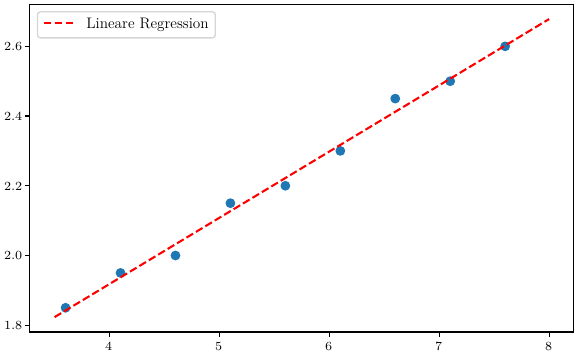

The Python source for this figure:
import matplotlib.pyplot as plt
import numpy as np
import uncertainties as unp
import scipy.constants as const

fig, ax=plt.subplots()
d,I=np.genfromtxt("data1.txt", unpack=True)
x=np.linspace(3.5,8)
params, covariance_matrix = np.polyfit(d, I, deg=1, cov=True)
errors = np.sqrt(np.diag(covariance_matrix))

ax.plot(d,I,"o")
ax.set(
        xlabel=r"$d \mathbin{/} \unit{\centi\meter}$",
        ylabel=r"$I \mathbin{/} \unit{\ampere}$",
        )
ax.plot(
    x,
    params[0]*x+params[1],
    "--r",
    label="Lineare Regression"
    )
ax.legend()
#print(params)
#print(errors)
fig.savefig("plot1.pdf")

a=unp.ufloat(0.19*10**(2),0.006*10**(2))
n=const.mu_0
g=const.g
m=(0.0014*g*(0.109**2+(0.138/2)**2)**(3/2))/(n*195*0.109**2*a)
#print(m,a)

I2,t=np.genfromtxt("data2.txt", unpack=True)
fig2, ax2=plt.subplots()
T=t/10
B=(195*n*0.109**2)/(((0.138/2)**2+0.109**2)**(3/2))*I2
ax2.plot(1/B,T**2,"o")
ax2.set(
        xlabel=r"$\frac{1}{B} \mathbin{/} \unit{\per\tesla}$",
        ylabel=r"$T^2 \mathbin{/} \unit{\second\squared}$",
        )

C=1/B
V=T**2

params2, covariance_matrix = np.polyfit(C, V, deg=1, cov=True)
errors2 = np.sqrt(np.diag(covariance_matrix))
y=np.linspace(200,500)

ax2.plot(
    y,
    params2[0]*y+params2[1],
    "--r",
    label="Lineare Regression"
)
ax2.legend()

fig2.savefig("plot2.pdf")
a2=unp.ufloat(params2[0],errors2[0])
m2=(4*(np.pi**2)*3.7*10**(-5))/a2
#print(m2)
#print(a2)
#print(params2[1], errors2[1])#
#print((195*n*0.109**2)/(((0.138/2)**2+0.109**2))**(3/2))